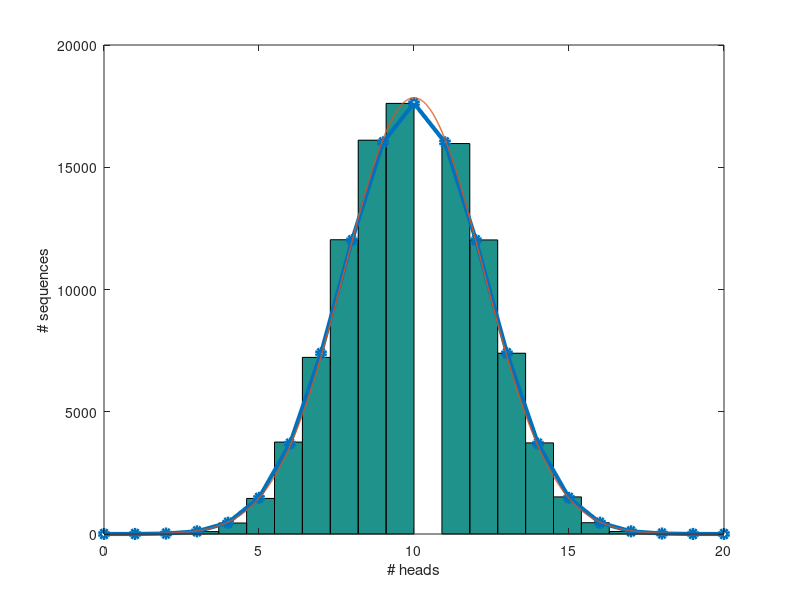

This chart was generated by the following MATLAB code:
% Simulate a Bernoulli (binomial) distribution with coin flips
% Overlay the simulated result with an actual binomial and a Gaussian PDF
%

N = 20; % # flips
M = 100000; % # sequences of coins
theta = 0.5; % # P(heads)

heads = rand(N, M) < theta; % M sequences of N coin flips

% Histogram of how many heads in each sequence.
% Make sure to use N buckets, otherwise the overlay will be off
%
figure;
hist(sum(heads), N);
xlabel('# heads');
ylabel('# sequences');

% Binomial distribution
%
binomial = @(x) nchoosek(N, x) * theta^x * (1 - theta)^(N - x);

hold on;

% Overlay the actual binomial distribution, scaled by the # of sequences
%
x = 0:1:N;
plot(x, arrayfun(binomial, x) * M, 'o-', 'LineWidth', 3);

% Overlay with a Gaussain distribution with variance = N * theta * (1 - theta)
% scaled by # of sequences. The Gaussain PDF approximates the binomial
%
x = 0:0.01:N;
plot(x, normpdf(x, theta * N, sqrt(N * theta * (1 - theta))) * M, '-', 'LineWidth', 1);

hold off;
